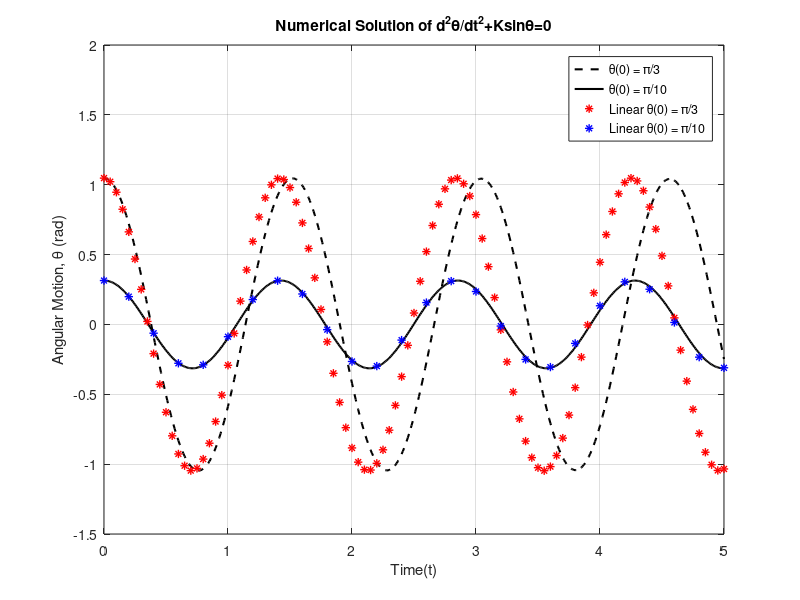

Source code (MATLAB):
function main
% Run Two Cases with Different Initial Positions
clc;clear all;clf
g=9.81;m=100;L=1;Io=50;
K=m*g*L/Io;
xo=[pi/3,0];
[t,x]=ode45(@DE2,[0:0.01:5],xo);
plot(t,x(:,1),'k--','Linewidth',1.5)
xlabel('Time(t)'),ylabel('Angular Motion, \theta (rad)'),grid on
title('Numerical Solution of d^2\theta/dt^2+Ksin\theta=0')
axis([0,5,-1.5,2])
hold on
xo=[pi/10,0];
[t,x]=ode45(@DE2,[0:0.01:5],xo);
plot(t,x(:,1),'k-','Linewidth',1.5)
% Plot Linearized Solution of Previous Two Cases
to=pi/3,td=0;
T=0:0.05:5;
th=td*sin(sqrt(K)*T)+to*cos(sqrt(K)*T);
plot(T,th,'r*','Linewidth',1)
to=pi/10,td=0;
T=0:0.2:5;
th=td*sin(sqrt(K)*T)+to*cos(sqrt(K)*T);
plot(T,th,'b*','Linewidth',1)
legend('\theta(0) = \pi/3','\theta(0) = \pi/10'...
,'Linear \theta(0) = \pi/3','Linear \theta(0) = \pi/10')
function dxdt=DE2(t,x)
g=9.81;m=100;L=1;Io=50;
K=m*g*L/Io;
dxdt=[x(2);-K*sin(x(1))];